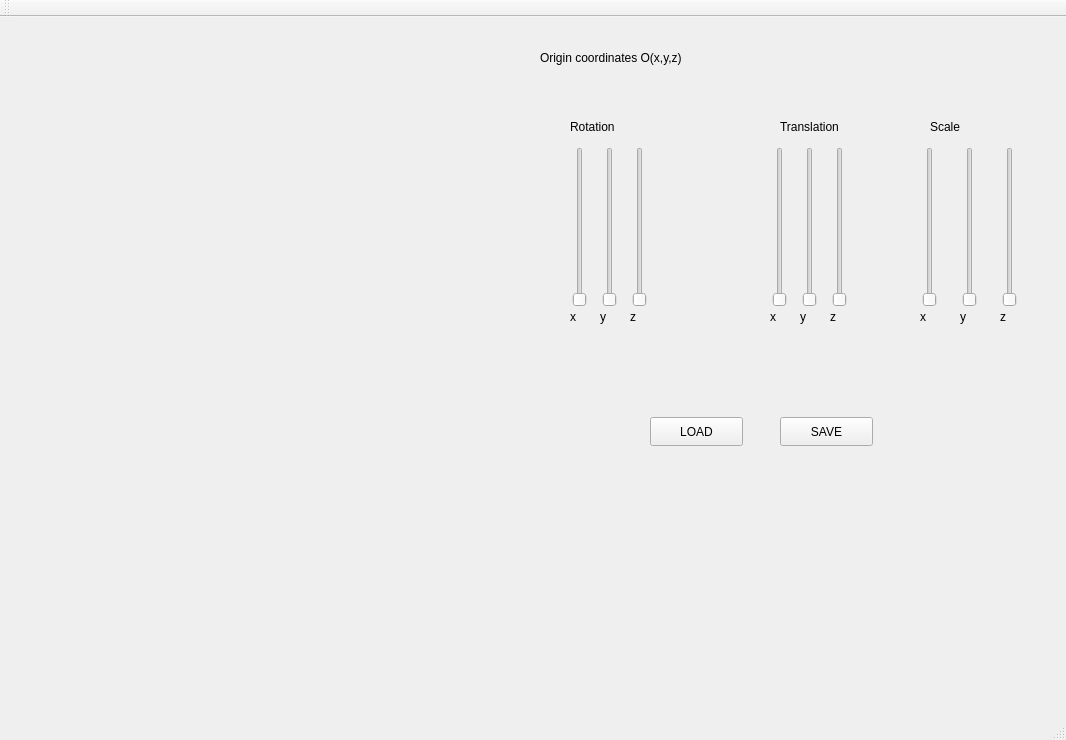
<?xml version="1.0" encoding="UTF-8"?>
<ui version="4.0">
 <class>MainWindow</class>
 <widget class="QMainWindow" name="MainWindow">
  <property name="geometry">
   <rect>
    <x>0</x>
    <y>0</y>
    <width>1066</width>
    <height>740</height>
   </rect>
  </property>
  <property name="windowTitle">
   <string>MainWindow</string>
  </property>
  <widget class="QWidget" name="centralWidget">
   <widget class="miWidget" name="widget" native="true">
    <property name="geometry">
     <rect>
      <x>10</x>
      <y>10</y>
      <width>500</width>
      <height>631</height>
     </rect>
    </property>
   </widget>
   <widget class="QSlider" name="verticalSlider">
    <property name="geometry">
     <rect>
      <x>570</x>
      <y>130</y>
      <width>19</width>
      <height>160</height>
     </rect>
    </property>
    <property name="maximum">
     <number>360</number>
    </property>
    <property name="orientation">
     <enum>Qt::Orientation::Vertical</enum>
    </property>
   </widget>
   <widget class="QSlider" name="verticalSlider_2">
    <property name="geometry">
     <rect>
      <x>600</x>
      <y>130</y>
      <width>19</width>
      <height>160</height>
     </rect>
    </property>
    <property name="maximum">
     <number>360</number>
    </property>
    <property name="orientation">
     <enum>Qt::Orientation::Vertical</enum>
    </property>
   </widget>
   <widget class="QSlider" name="verticalSlider_3">
    <property name="geometry">
     <rect>
      <x>630</x>
      <y>130</y>
      <width>19</width>
      <height>160</height>
     </rect>
    </property>
    <property name="orientation">
     <enum>Qt::Orientation::Vertical</enum>
    </property>
   </widget>
   <widget class="QLabel" name="label">
    <property name="geometry">
     <rect>
      <x>570</x>
      <y>290</y>
      <width>21</width>
      <height>20</height>
     </rect>
    </property>
    <property name="text">
     <string>x</string>
    </property>
   </widget>
   <widget class="QLabel" name="label_2">
    <property name="geometry">
     <rect>
      <x>600</x>
      <y>290</y>
      <width>16</width>
      <height>20</height>
     </rect>
    </property>
    <property name="text">
     <string>y</string>
    </property>
   </widget>
   <widget class="QLabel" name="label_3">
    <property name="geometry">
     <rect>
      <x>630</x>
      <y>290</y>
      <width>21</width>
      <height>20</height>
     </rect>
    </property>
    <property name="text">
     <string>z</string>
    </property>
   </widget>
   <widget class="QLabel" name="coordinatesLabel">
    <property name="geometry">
     <rect>
      <x>540</x>
      <y>10</y>
      <width>251</width>
      <height>61</height>
     </rect>
    </property>
    <property name="text">
     <string>Origin coordinates O(x,y,z)</string>
    </property>
   </widget>
   <widget class="QSlider" name="translationSliderX">
    <property name="geometry">
     <rect>
      <x>770</x>
      <y>130</y>
      <width>19</width>
      <height>160</height>
     </rect>
    </property>
    <property name="maximum">
     <number>360</number>
    </property>
    <property name="orientation">
     <enum>Qt::Orientation::Vertical</enum>
    </property>
   </widget>
   <widget class="QSlider" name="translationSliderY">
    <property name="geometry">
     <rect>
      <x>800</x>
      <y>130</y>
      <width>19</width>
      <height>160</height>
     </rect>
    </property>
    <property name="maximum">
     <number>360</number>
    </property>
    <property name="orientation">
     <enum>Qt::Orientation::Vertical</enum>
    </property>
   </widget>
   <widget class="QSlider" name="translationSliderZ">
    <property name="geometry">
     <rect>
      <x>830</x>
      <y>130</y>
      <width>19</width>
      <height>160</height>
     </rect>
    </property>
    <property name="maximum">
     <number>360</number>
    </property>
    <property name="orientation">
     <enum>Qt::Orientation::Vertical</enum>
    </property>
   </widget>
   <widget class="QSlider" name="scaleSliderX">
    <property name="geometry">
     <rect>
      <x>920</x>
      <y>130</y>
      <width>19</width>
      <height>160</height>
     </rect>
    </property>
    <property name="maximum">
     <number>360</number>
    </property>
    <property name="orientation">
     <enum>Qt::Orientation::Vertical</enum>
    </property>
   </widget>
   <widget class="QSlider" name="scaleSliderY">
    <property name="geometry">
     <rect>
      <x>960</x>
      <y>130</y>
      <width>19</width>
      <height>160</height>
     </rect>
    </property>
    <property name="maximum">
     <number>360</number>
    </property>
    <property name="orientation">
     <enum>Qt::Orientation::Vertical</enum>
    </property>
   </widget>
   <widget class="QSlider" name="scaleSliderZ">
    <property name="geometry">
     <rect>
      <x>1000</x>
      <y>130</y>
      <width>19</width>
      <height>160</height>
     </rect>
    </property>
    <property name="maximum">
     <number>360</number>
    </property>
    <property name="orientation">
     <enum>Qt::Orientation::Vertical</enum>
    </property>
   </widget>
   <widget class="QPushButton" name="pushButton">
    <property name="geometry">
     <rect>
      <x>650</x>
      <y>400</y>
      <width>93</width>
      <height>29</height>
     </rect>
    </property>
    <property name="text">
     <string>LOAD</string>
    </property>
   </widget>
   <widget class="QPushButton" name="pushButton_2">
    <property name="geometry">
     <rect>
      <x>780</x>
      <y>400</y>
      <width>93</width>
      <height>29</height>
     </rect>
    </property>
    <property name="text">
     <string>SAVE</string>
    </property>
   </widget>
   <widget class="QLabel" name="label_5">
    <property name="geometry">
     <rect>
      <x>770</x>
      <y>290</y>
      <width>21</width>
      <height>20</height>
     </rect>
    </property>
    <property name="text">
     <string>x</string>
    </property>
   </widget>
   <widget class="QLabel" name="label_6">
    <property name="geometry">
     <rect>
      <x>920</x>
      <y>290</y>
      <width>21</width>
      <height>20</height>
     </rect>
    </property>
    <property name="text">
     <string>x</string>
    </property>
   </widget>
   <widget class="QLabel" name="label_7">
    <property name="geometry">
     <rect>
      <x>800</x>
      <y>290</y>
      <width>16</width>
      <height>20</height>
     </rect>
    </property>
    <property name="text">
     <string>y</string>
    </property>
   </widget>
   <widget class="QLabel" name="label_8">
    <property name="geometry">
     <rect>
      <x>960</x>
      <y>290</y>
      <width>16</width>
      <height>20</height>
     </rect>
    </property>
    <property name="text">
     <string>y</string>
    </property>
   </widget>
   <widget class="QLabel" name="label_9">
    <property name="geometry">
     <rect>
      <x>830</x>
      <y>290</y>
      <width>21</width>
      <height>20</height>
     </rect>
    </property>
    <property name="text">
     <string>z</string>
    </property>
   </widget>
   <widget class="QLabel" name="label_10">
    <property name="geometry">
     <rect>
      <x>1000</x>
      <y>290</y>
      <width>21</width>
      <height>20</height>
     </rect>
    </property>
    <property name="text">
     <string>z</string>
    </property>
   </widget>
   <widget class="QLabel" name="label_11">
    <property name="geometry">
     <rect>
      <x>570</x>
      <y>100</y>
      <width>91</width>
      <height>20</height>
     </rect>
    </property>
    <property name="text">
     <string>Rotation</string>
    </property>
   </widget>
   <widget class="QLabel" name="label_13">
    <property name="geometry">
     <rect>
      <x>930</x>
      <y>100</y>
      <width>41</width>
      <height>20</height>
     </rect>
    </property>
    <property name="text">
     <string>Scale</string>
    </property>
   </widget>
   <widget class="QLabel" name="label_14">
    <property name="geometry">
     <rect>
      <x>780</x>
      <y>100</y>
      <width>91</width>
      <height>20</height>
     </rect>
    </property>
    <property name="text">
     <string>Translation</string>
    </property>
   </widget>
  </widget>
  <widget class="QMenuBar" name="menuBar">
   <property name="geometry">
    <rect>
     <x>0</x>
     <y>0</y>
     <width>1066</width>
     <height>22</height>
    </rect>
   </property>
  </widget>
  <widget class="QToolBar" name="mainToolBar">
   <attribute name="toolBarArea">
    <enum>TopToolBarArea</enum>
   </attribute>
   <attribute name="toolBarBreak">
    <bool>false</bool>
   </attribute>
  </widget>
  <widget class="QStatusBar" name="statusBar"/>
 </widget>
 <layoutdefault spacing="6" margin="11"/>
 <customwidgets>
  <customwidget>
   <class>miWidget</class>
   <extends>QWidget</extends>
   <header location="global">miwidget.h</header>
   <container>1</container>
  </customwidget>
 </customwidgets>
 <resources/>
 <connections/>
</ui>
